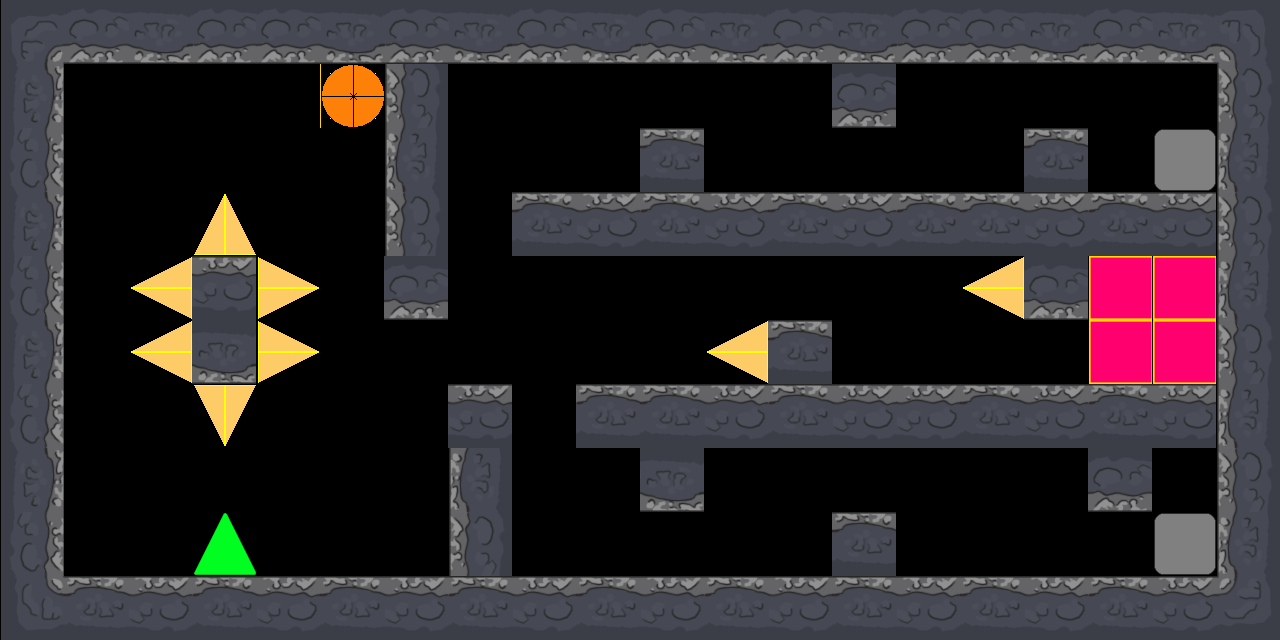

Tiled map render using the project's own tile images. Description and the whole map definition, tile-layer contents included, below:
An orthogonal 20x10 tile map with 64x64 px tiles, 1 tile layer (Tile Layer 1).

<map version="1.5" tiledversion="1.6.0" orientation="orthogonal" renderorder="right-down" width="20" height="10" tilewidth="64" tileheight="64" infinite="0" nextlayerid="2" nextobjectid="1">
 <tileset firstgid="1" source="complete_placeholder.tsx" />
 <layer id="1" name="Tile Layer 1" width="20" height="10">
  <data encoding="csv">
33,34,35,36,34,35,36,37,34,35,36,37,34,35,36,34,35,36,37,38,
63,0,0,0,0,217,68,0,0,0,0,0,0,34,0,0,0,0,0,68,
93,0,0,0,0,0,98,0,0,0,184,0,0,0,0,0,184,0,218,98,
123,0,0,243,0,0,128,0,184,185,186,187,184,185,186,184,185,186,187,128,
153,0,245,185,246,0,34,0,0,0,0,0,0,0,0,245,34,216,216,158,
63,0,245,35,246,0,0,0,0,0,0,245,184,0,0,0,0,216,216,68,
93,0,0,244,0,0,0,187,0,186,184,185,186,187,187,184,185,186,187,98,
123,0,0,0,0,0,0,98,0,0,35,0,0,0,0,0,0,34,0,128,
153,0,0,215,0,0,0,128,0,0,0,0,0,184,0,0,0,0,218,158,
183,184,185,186,187,184,185,186,187,184,185,186,187,184,185,184,185,186,187,188
</data>
 </layer>
</map>
